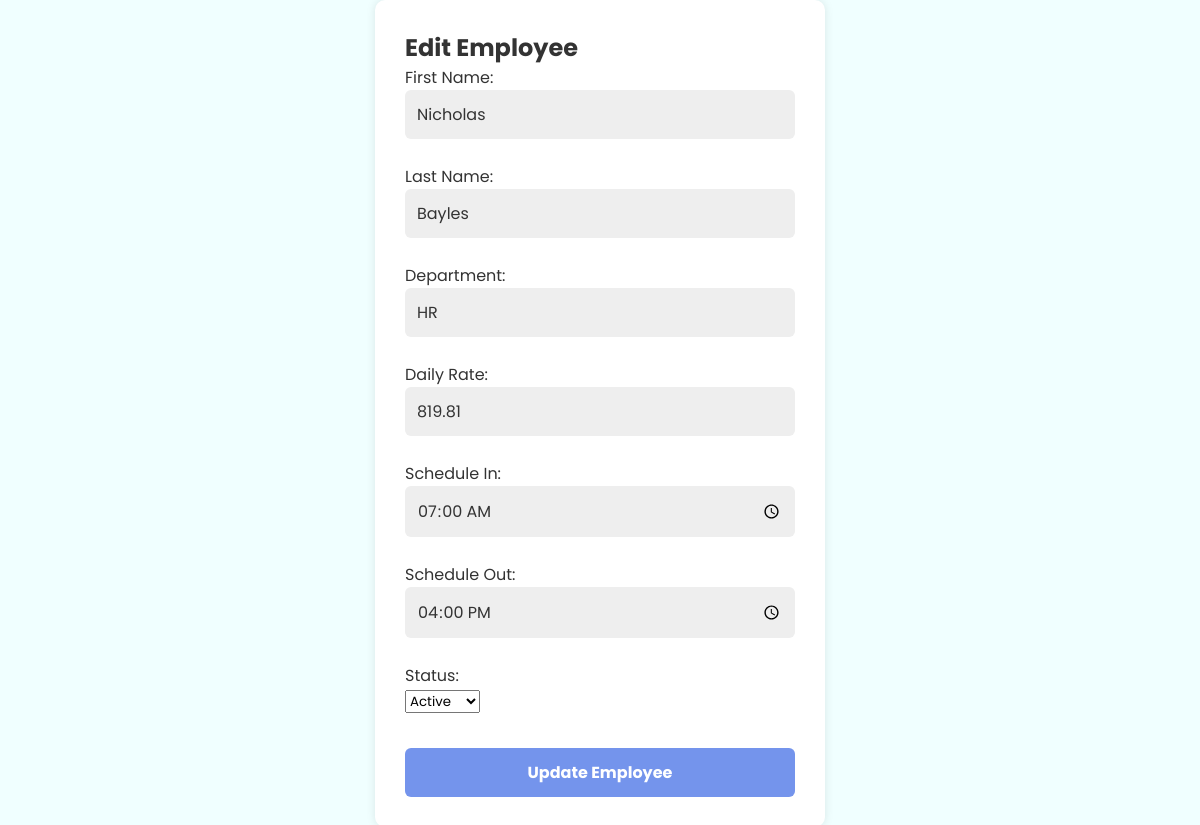
Screenshot of /edit_employee.php?id=2 (signed in) with the database file from the repository.
### tables this page shows
CREATE TABLE `employee` (
  `employee_id` int(11) NOT NULL,
  `first_name` varchar(50) NOT NULL,
  `last_name` varchar(50) NOT NULL,
  `department` varchar(50) NOT NULL,
  `schedule_in` time NOT NULL,
  `schedule_out` time NOT NULL,
  `created_at` timestamp NOT NULL DEFAULT current_timestamp(),
  `daily_rate` decimal(10,2) NOT NULL DEFAULT 0.00,
  `status` varchar(20) DEFAULT 'Active'
);

### edit_employee.php (the view, shortened to what this page needs)
<?php
$conn = new mysqli("localhost","root","","attendance_system");
$id = (int)$_GET['id'];
$stmt = $conn->prepare("SELECT * FROM employee WHERE employee_id=?");
$stmt->bind_param("i", $id);
$stmt->execute();
$result = $stmt->get_result();
$emp = $result->fetch_assoc();
?>
<!DOCTYPE html>
<html>
<head>
    <link rel="stylesheet" href="style.css">
</head>
<body>
<div class="container">
<div class="form-box">
<h2>Edit Employee</h2>
<form method="POST">
    First Name:<br>
    <input type="text" name="first_name" value="<?= htmlspecialchars($emp['first_name']); ?>" required><br><br>
    Last Name:<br>
    <input type="text" name="last_name" value="<?= htmlspecialchars($emp['last_name']); ?>" required><br><br>
    Department:<br>
    <input type="text" name="department" value="<?= htmlspecialchars($emp['department']); ?>" required><br><br>
    Daily Rate:<br>
    <input type="number" step="0.01" name="daily_rate" value="<?= $emp['daily_rate']; ?>" required><br><br>
    Schedule In:<br>
    <input type="time" name="schedule_in" value="<?= $emp['schedule_in']; ?>" required step="60"><br><br>
    Schedule Out:<br>
    <input type="time" name="schedule_out" value="<?= $emp['schedule_out']; ?>" required step="60"><br><br>
    Status:<br>
    <select name="status">
        <option value="Active" <?= $emp['status']=='Active'?'selected':'' ?>>Active</option>
    </select><br><br>
    <button type="submit" name="update">Update Employee</button>
</form>
</div>
</div>
</body>
</html>

### style.css (style rules this page uses)
* { margin: 0; padding: 0; box-sizing: border-box; font-family: "Poppins", sans-serif; }
.container { display: flex; justify-content: center; align-items: center; color: #333; background-color: azure; min-height: 100vh; }
.form-box { width: 100%; max-width: 450px; padding: 30px; background: #fff; border-radius: 10px; box-shadow: 0 0 10px rgba(0, 0, 0, 0.1); }
input { width: 100%; padding: 12px; background: #eee; border-radius: 6px; border: none; outline: none; font-size: 16px; color: #333; }
button { width: 100%; padding: 12px; border-radius: 6px; border: none; cursor: pointer; font-size: 16px; color: #fff; background-color: #7494ec; font-weight: bold; margin-top: 10px; transition: 0.5s; }

### rows the page displays
employee: first_name "Nicholas", last_name "Bayles", department "HR", daily_rate "819.81", schedule_in "07:00:00", schedule_out "16:00:00", status "Active"
